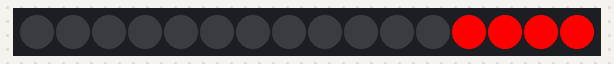
A sketch run on a simulated Arduino Uno, built with avr-gcc and run on an emulated ATmega328P. On the bench: 16 RGB LEDs in strip order, left to right. Dim RGB values are drawn brighter than linear.

Above: at 0.15 s.
At 4.06 s:
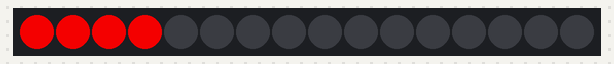
At 9.77 s:
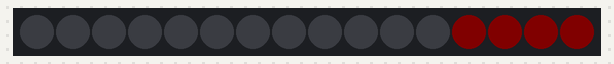
At 19.75 s:
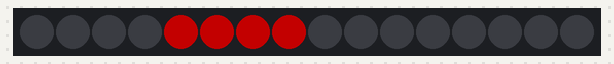
At 29.47 s:
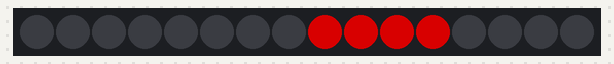
At 39.4 s:
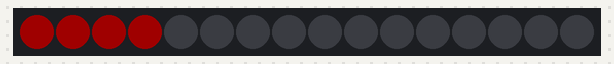

The sketch:

cyclotron.ino
```cpp
#include <Adafruit_NeoPixel.h>
#ifdef __AVR__
  #include <avr/power.h>
#endif

#define PIN        6
#define NUMPIXELS 16
#define DELAYVAL_INIT 500
#define STABLEDELAY 200
#define LAST_DELAY 250
#define FADE 4
#define ACTIVE_DURATION 12000

Adafruit_NeoPixel strip(NUMPIXELS, 6, NEO_GRB + NEO_KHZ800);


unsigned long startMillis;
unsigned long currentMillis;

uint32_t red = strip.Color(255,0,0);
uint32_t green = strip.Color(0,255,0);
uint32_t blue = strip.Color(0,0,255);

void setup() {
#if defined(__AVR_ATtiny85__) && (F_CPU == 16000000)
  clock_prescale_set(clock_div_1);
#endif
  strip.begin();
}


void loop() {
  int DELAYVAL = DELAYVAL_INIT;
  //run the graph
  //runGraph();

  //Pulses speed up as they continue, stopping at a constant pace of 250
  int loop = 0;
  for(double i = 1.0; i <= 5; i = i+.5){

    DELAYVAL = DELAYVAL/i;
    if(DELAYVAL <= STABLEDELAY){
       break;
    }
    pixalSet(DELAYVAL, loop);
    loop++;
  }

  currentMillis = millis();
  startMillis = millis();
  //this traps the LEDs in the same pace for the set amount of seconds

  for(;;){
    if( (currentMillis - startMillis) >= (ACTIVE_DURATION) ){
      break;
    }
    pixalSet(DELAYVAL, loop);
    currentMillis = millis();
  }

  //strip resets, delay_value resets, flashing red to signify end
  strip.clear();
  DELAYVAL = DELAYVAL_INIT;

  for(int i = 0; i < 2; i++){
    flashDig();
    //flashRed();
    //flashDark();
    //strip.clear();
  }
  strip.clear();
  delay(2000);

}

void circleSet(int START, int END, int LOOP){
  for(int i = 0; i <= 255; i++){
    strip.fill(strip.Color(255-i,0,0), START, END);
    strip.show();
    if(FADE-LOOP > 1){
      delay( FADE-LOOP );
    }

  }
}

void pixalSet(int DELAYVAL, int LOOP){
  circleSet(12,4, LOOP);
  strip.clear();
  circleSet(8,4, LOOP);
  strip.clear();
  circleSet(4,4, LOOP);
  strip.clear();
  circleSet(0,4, LOOP);
  strip.clear();
}


void flashRed(){
  strip.fill(strip.Color(255,0,0));
  strip.show();
  delay(LAST_DELAY);
}

void flashDig(){
  strip.fill(red, 0, 4);
  strip.fill(red, 8, 4);
  strip.show();
  delay(LAST_DELAY);
  flashDark();
  strip.fill(red, 4, 4);
  strip.fill(red, 12, 4);
  strip.show();
  delay(LAST_DELAY);
  flashDark();
}

void flashDark(){
  strip.fill(strip.Color(0,0,0));
  strip.show();
  delay(LAST_DELAY);
}
```
